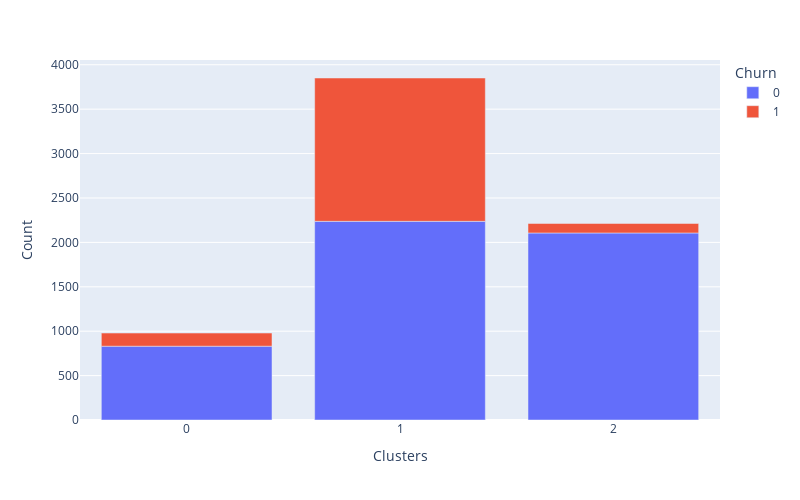
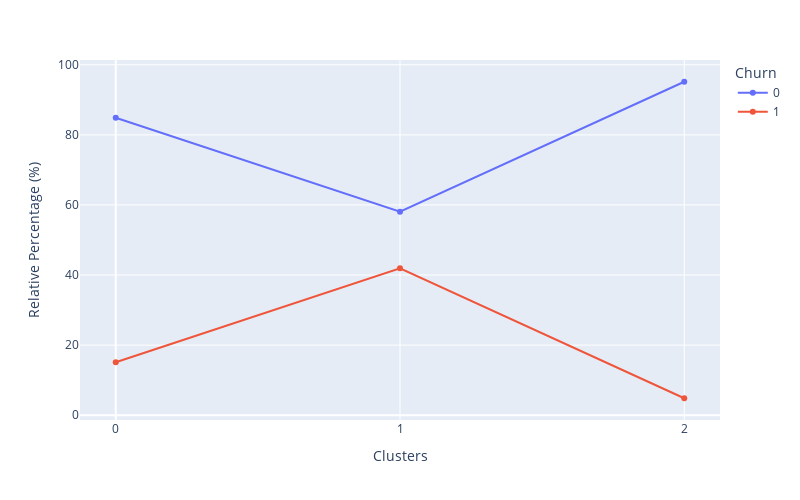

Notebook cell for these charts, in order:
### Markdown cell above
### Clusters distribution across Churn levels & Relative Percentage of Churn in each cluster

### Code cell
df_cluster_vs_churn=  df_churn.copy()
df_cluster_vs_churn['Clusters'] = X['Clusters']
cluster_distribution_per_variable(df=df_cluster_vs_churn, target='Churn')

### Figure 1 — Plotly figure (JSON) as saved in the notebook; plotly's stock layout.template omitted (floating-point values rounded to 4 significant figures)
{"data": [{"alignmentgroup": "True", "hovertemplate": "Churn=0<br>Clusters=%{x}<br>Count=%{y}<extra></extra>", "legendgroup": "0", "marker": {"color": "#636efa", "pattern": {"shape": ""}}, "name": "0", "offsetgroup": "0", "orientation": "v", "showlegend": true, "textposition": "auto", "type": "bar", "x": [0, 1, 2], "xaxis": "x", "y": [831, 2237, 2106], "yaxis": "y"}, {"alignmentgroup": "True", "hovertemplate": "Churn=1<br>Clusters=%{x}<br>Count=%{y}<extra></extra>", "legendgroup": "1", "marker": {"color": "#EF553B", "pattern": {"shape": ""}}, "name": "1", "offsetgroup": "1", "orientation": "v", "showlegend": true, "textposition": "auto", "type": "bar", "x": [0, 1, 2], "xaxis": "x", "y": [148, 1614, 107], "yaxis": "y"}], "layout": {"barmode": "relative", "height": 500, "legend": {"title": {"text": "Churn"}, "tracegroupgap": 0}, "margin": {"t": 60}, "width": 800, "xaxis": {"anchor": "y", "domain": [0, 1], "tickmode": "array", "tickvals": [1, 0, 2], "title": {"text": "Clusters"}}, "yaxis": {"anchor": "x", "domain": [0, 1], "title": {"text": "Count"}}}}

### Figure 2 — Plotly figure (JSON) as saved in the notebook; plotly's stock layout.template omitted (floating-point values rounded to 4 significant figures)
{"data": [{"hovertemplate": "Churn=0<br>Clusters=%{x}<br>Relative Percentage (%)=%{y}<extra></extra>", "legendgroup": "0", "line": {"color": "#636efa", "dash": "solid"}, "marker": {"symbol": "circle"}, "mode": "markers+lines", "name": "0", "orientation": "v", "showlegend": true, "type": "scatter", "x": [0, 1, 2], "xaxis": "x", "y": [84.88, 58.09, 95.16], "yaxis": "y"}, {"hovertemplate": "Churn=1<br>Clusters=%{x}<br>Relative Percentage (%)=%{y}<extra></extra>", "legendgroup": "1", "line": {"color": "#EF553B", "dash": "solid"}, "marker": {"symbol": "circle"}, "mode": "markers+lines", "name": "1", "orientation": "v", "showlegend": true, "type": "scatter", "x": [0, 1, 2], "xaxis": "x", "y": [15.12, 41.91, 4.835], "yaxis": "y"}], "layout": {"height": 500, "legend": {"title": {"text": "Churn"}, "tracegroupgap": 0}, "margin": {"t": 60}, "width": 800, "xaxis": {"anchor": "y", "domain": [0, 1], "tickmode": "array", "tickvals": [1, 0, 2], "title": {"text": "Clusters"}}, "yaxis": {"anchor": "x", "domain": [0, 1], "title": {"text": "Relative Percentage (%)"}}}}
